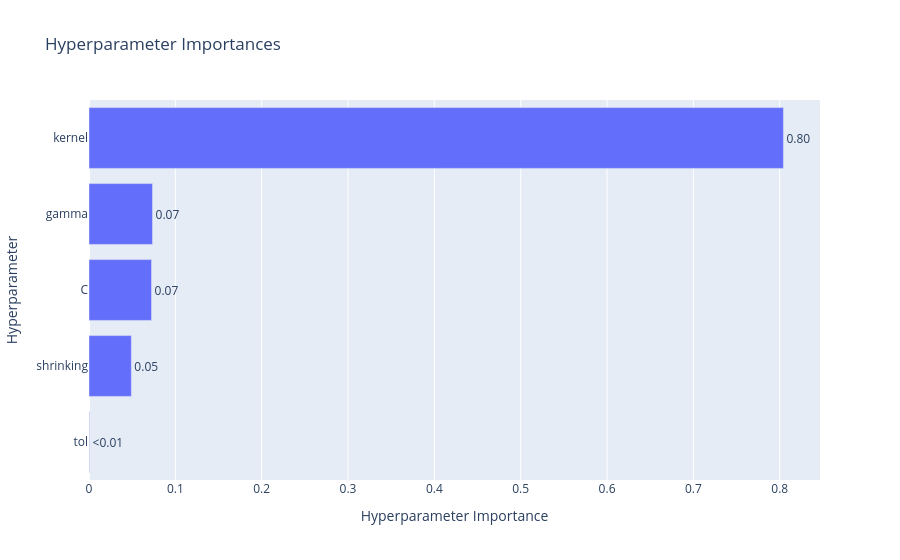
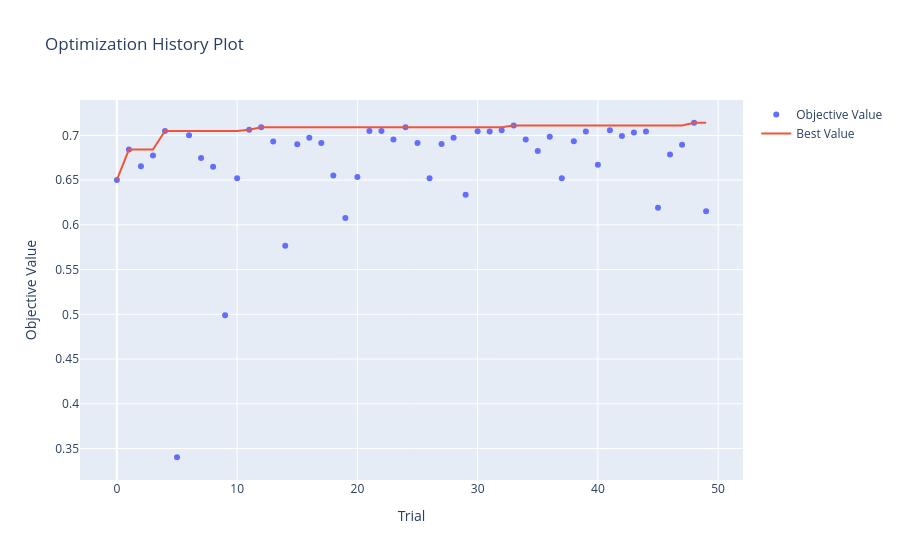

Notebook code for these charts, in order:
### Code cell
fig = optuna.visualization.plot_param_importances(study)
fig.show()

fig = optuna.visualization.plot_optimization_history(study)
fig.show()

### Figure 1 — Plotly figure (JSON) as saved in the notebook; plotly's stock layout.template omitted (floating-point values rounded to 4 significant figures)
{"data": [{"cliponaxis": false, "hovertemplate": ["tol (FloatDistribution): 0.0005895138690035521<extra></extra>", "shrinking (CategoricalDistribution): 0.04907836512055982<extra></extra>", "C (FloatDistribution): 0.07242954008518075<extra></extra>", "gamma (CategoricalDistribution): 0.07359490334233612<extra></extra>", "kernel (CategoricalDistribution): 0.8043076775829199<extra></extra>"], "name": "Objective Value", "orientation": "h", "text": ["<0.01", "0.05", "0.07", "0.07", "0.80"], "textposition": "outside", "type": "bar", "x": [0.0005895, 0.04908, 0.07243, 0.07359, 0.8043], "y": ["tol", "shrinking", "C", "gamma", "kernel"]}], "layout": {"title": {"text": "Hyperparameter Importances"}, "xaxis": {"title": {"text": "Hyperparameter Importance"}}, "yaxis": {"title": {"text": "Hyperparameter"}}}}

### Figure 2 — Plotly figure (JSON) as saved in the notebook; plotly's stock layout.template omitted (floating-point values rounded to 4 significant figures)
{"data": [{"mode": "markers", "name": "Objective Value", "type": "scatter", "x": [0, 1, 2, 3, 4, 5, 6, 7, 8, 9, 10, 11, 12, 13, 14, 15, 16, 17, 18, 19, 20, 21, 22, 23, 24, 25, 26, 27, 28, 29, 30, 31, 32, 33, 34, 35, 36, 37, 38, 39, 40, 41, 42, 43, 44, 45, 46, 47, 48, 49], "y": [0.6503, 0.6841, 0.6656, 0.6775, 0.705, 0.3402, 0.7003, 0.6747, 0.6648, 0.499, 0.652, 0.7063, 0.709, 0.6933, 0.5765, 0.6901, 0.6974, 0.6915, 0.6553, 0.6078, 0.6536, 0.705, 0.705, 0.6954, 0.709, 0.6915, 0.652, 0.6905, 0.6974, 0.6336, 0.7045, 0.7043, 0.7059, 0.7111, 0.6954, 0.6824, 0.6985, 0.6521, 0.6936, 0.7043, 0.6672, 0.7059, 0.6994, 0.7034, 0.7043, 0.6191, 0.6785, 0.6895, 0.7142, 0.6153]}, {"mode": "lines", "name": "Best Value", "type": "scatter", "x": [0, 1, 2, 3, 4, 5, 6, 7, 8, 9, 10, 11, 12, 13, 14, 15, 16, 17, 18, 19, 20, 21, 22, 23, 24, 25, 26, 27, 28, 29, 30, 31, 32, 33, 34, 35, 36, 37, 38, 39, 40, 41, 42, 43, 44, 45, 46, 47, 48, 49], "y": [0.6503, 0.6841, 0.6841, 0.6841, 0.705, 0.705, 0.705, 0.705, 0.705, 0.705, 0.705, 0.7063, 0.709, 0.709, 0.709, 0.709, 0.709, 0.709, 0.709, 0.709, 0.709, 0.709, 0.709, 0.709, 0.709, 0.709, 0.709, 0.709, 0.709, 0.709, 0.709, 0.709, 0.709, 0.7111, 0.7111, 0.7111, 0.7111, 0.7111, 0.7111, 0.7111, 0.7111, 0.7111, 0.7111, 0.7111, 0.7111, 0.7111, 0.7111, 0.7111, 0.7142, 0.7142]}, {"marker": {"color": "#cccccc"}, "mode": "markers", "name": "Infeasible Trial", "showlegend": false, "type": "scatter", "x": [], "y": []}], "layout": {"title": {"text": "Optimization History Plot"}, "xaxis": {"title": {"text": "Trial"}}, "yaxis": {"title": {"text": "Objective Value"}}}}
